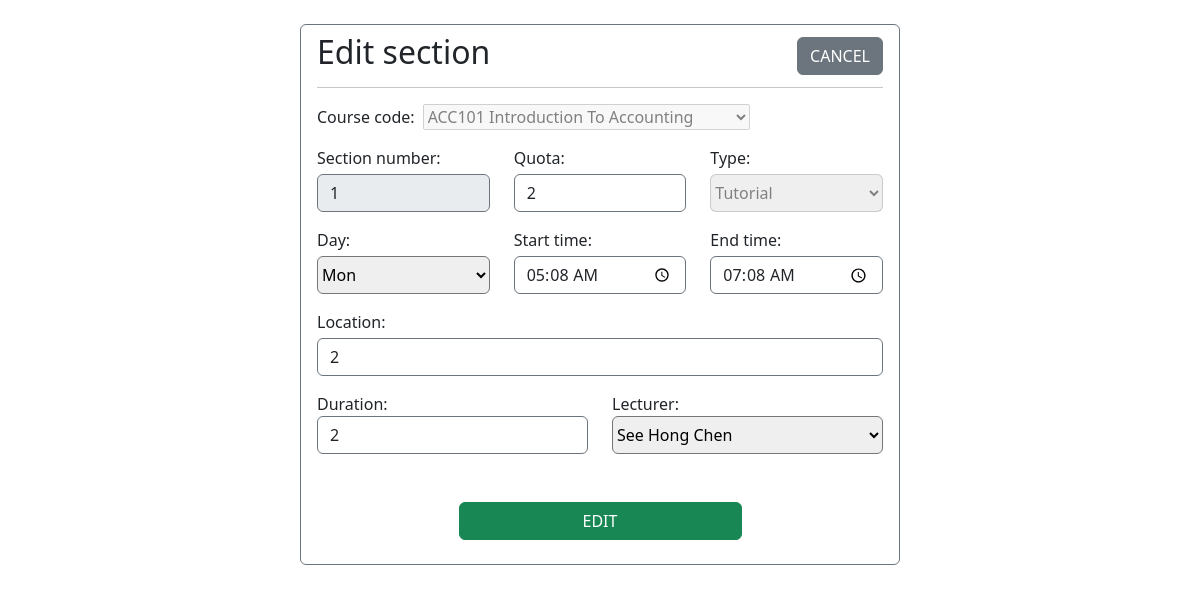
Page /Staff/operation/section/editSection.php?code=ACC101&number=1&type=A (signed in) on the committed database.
### tables this page shows
CREATE TABLE `section` (
  `section_number` int(11) NOT NULL,
  `section_type` varchar(255) NOT NULL,
  `course_code` varchar(255) NOT NULL,
  `lecturer_id` int(11) NOT NULL,
  `section_day` varchar(255) NOT NULL,
  `section_start_time` time NOT NULL,
  `section_end_time` time NOT NULL,
  `section_duration` int(11) NOT NULL,
  `section_quota` int(11) NOT NULL,
  `section_location` varchar(255) NOT NULL,
  `section_archive` tinyint(1) NOT NULL DEFAULT 0
);

### Staff/operation/section/editSection.php (the view, shortened to what this page needs)
<?php
  if(!isset($_SESSION['admin'])) {
    echo 'Please login first <br>';
    echo 'Click <a href="index.php">here<a/> to login';
  }else {
    include '../../db.php';
    $course_code = $_GET['code'];
    $section_number = $_GET['number'];
    $section_type = $_GET['type'];
    $sql = "SELECT s.*, l.lecturer_name, c.course_name
      FROM section s
      JOIN lecturer l ON s.lecturer_id = l.lecturer_id
      JOIN course c ON s.course_code = c.course_code
      WHERE s.course_code = ? AND s.section_number = ? AND s.section_type = ?";
    $stmt = $conn->prepare($sql);
    $stmt->bind_param("sis", $course_code, $section_number, $section_type);
    $stmt->execute();
    $result = $stmt->get_result();
    if($row = $result->fetch_assoc()) {
    ?>
<!DOCTYPE html>
<html lang="en">
<head>
  <link href="https://cdn.jsdelivr.net/npm/bootstrap@5.3.3/dist/css/bootstrap.min.css" rel="stylesheet"
>
  <link rel="stylesheet" href="https://cdnjs.cloudflare.com/ajax/libs/font-awesome/6.5.2/css/all.min.css"
 />
  <link rel="stylesheet" href="../../styles/style.css">
</head>
<body>
  <form class="w-50 mx-auto rounded border border-secondary px-3 pt-2 pb-4 mt-4 position-relative"
    action="../../crud/section/editSectionOperation.php?code=<?php echo $_GET["code"] ?>&number=<?php echo $_GET["number"] ?>&type=<?php echo $_GET["type"] ?>"
    method="POST" autocomplete="off">
    <button type="button" onclick="handleCancel()"
      class="btn btn-secondary position-absolute end-0 me-3 mt-1">CANCEL</button>
    <h2>Edit section</h2>
    <hr>
    <div class="d-flex align-items-center">
      <p class="m-0 me-2">Course code:</p>
      <select name="course-code" id="course-code-select" class=" disabled-field" disabled>
        <?php
          $sql_courses = "SELECT course_code, course_name FROM course ORDER BY course_code";
          $result_courses = mysqli_query($conn, $sql_courses);
          if(mysqli_num_rows($result_courses) > 0) {
            while($rowOption = mysqli_fetch_assoc($result_courses)) {
              $courseCode = $rowOption['course_code'];
              $courseName = $rowOption['course_name'];
              $selected = ($courseCode == $row["course_code"]) ? 'selected' : '';
              echo "<option value='$courseCode' $selected>$courseCode $courseName</option>";
            }
          } else {
            echo "<option value='' disabled>No courses found</option>";
          }
        ?>
      </select>
    </div>
    <div class="mt-3">
      <div class="row">
        <div class="col">
          <p class="mb-1">Section number:</p>
        </div>
        <div class="col">
          <p class="mb-1">Quota:</p>
        </div>
        <div class="col">
          <p class="mb-1">Type:</p>
        </div>
      </div>
      <div class="row">
        <div class="col">
          <input type="number" class="form-control border border-secondary  disabled-field" name="section-number"
            id="sectionNumberInput" value="<?php echo $row["section_number"] ?>" readonly disabled>
        </div>
        <div class="col">
          <input type="number" class="form-control border border-secondary" name="section-quota"
            oninput="handleoninput()" min="1" max="100" required value="<?php echo $row["section_quota"] ?>">
        </div>
        <div class="col">
          <select name="section-type" id="section-type-select" class="w-100 h-100 rounded  disabled-field" disabled>
            <option value="A" <?php echo ($row["section_type"] == "A") ? 'selected' : ''; ?>>Tutorial</option>
          </select>
        </div>
      </div>
    </div>
    <div class="mt-3">
      <div class="row">
        <div class="col">
          <p class="mb-1">Day:</p>
        </div>
        <div class="col">
          <p class="mb-1">Start time:</p>
        </div>
        <div class="col">
          <p class="mb-1">End time:</p>
        </div>
      </div>
      <div class="row">
        <div class="col">
          <select name="section-day" id="sectionDaySelect" class="w-100 h-100 rounded" required
            oninput="handleoninput()">
            <option value="Mon" <?php echo $row["section_day"] == "Mon" ? 'selected' : '' ?>>Mon</option>
          </select>
        </div>
        <div class="col">
          <input type="time" name="section-start-time" class="form-control border border-secondary" required
            oninput="handleoninput()" value="<?php echo $row["section_start_time"] ?>">
        </div>
        <div class="col">
          <input type="time" name="section-end-time" class="form-control border border-secondary" required
            oninput="handleoninput()" value="<?php echo $row["section_end_time"] ?>">
        </div>
      </div>
    </div>
    <p class="mt-3 mb-1">Location:</p>
    <input type="text" name="section-location" class="form-control border border-secondary" maxlength="100" required
      oninput="handleoninput()" value="<?php echo $row["section_location"] ?>">
    <div class="mt-3">
      <div class="row">
        <div class="col">
          Duration:
        </div>
        <div class="col">
          Lecturer:
        </div>
      </div>
      <div class="row">
        <div class="col">
          <input type="number" min="1" max="4" required name="section-duration"
            class="form-control border border-secondary" oninput="handleoninput()"
            value="<?php echo $row["section_duration"] ?>">
        </div>
        <div class="col">
          <select name="lecturer" id="lecturer-select" class="w-100 h-100 rounded" oninput="handleoninput()">
            <?php
              $sql = "SELECT lecturer_id, lecturer_name FROM lecturer WHERE lecturer_archive = 0 ORDER BY lecturer_name";
              $result = mysqli_query($conn, $sql);
              if (mysqli_num_rows($result) > 0) {
                while ($lecturerRow = mysqli_fetch_assoc($result)) {
                  $lecturerId = $lecturerRow['lecturer_id'];
                  $lecturerName = $lecturerRow['lecturer_name'];
                  $selected = ($lecturerId == $row['lecturer_id']) ? 'selected' : '';
                  echo '<option value="' . $lecturerId . '" ' . $selected . '>' . $lecturerName . '</option>';
                }
              } else {
                echo '<option value="" disabled>No lecturers found</option>';
              }
            ?>
          </select>
        </div>
      </div>
    </div>
    <div class="text-center">
      <button class="btn btn-success block w-50 mx-auto mt-5" type="submit" name="edit" id="edit-button">EDIT</button>
    </div>
  </form>
</body>
</html>
<?php
  }else {
    echo '<h2>Section not found</h2>';
  }
  }
?>

### Staff/styles/style.css (style rules this page uses)
*, *::before, *::after { box-sizing: border-box; padding: 0; margin: 0; }
body { width: 100%; }

### Staff/operation/section/editSection.php (style rules this page uses)
.disabled-field { cursor: not-allowed; }

### rows in the picture
section: section-number "1", section-quota "2", section-type "Tutorial", section-day "Mon", section-start-time "05:08:00", section-end-time "07:08:00", section-location "2", section-duration "2"

### other values in the picture
form field course-code "ACC101 Introduction To Accounting"
form field lecturer "See Hong Chen"
